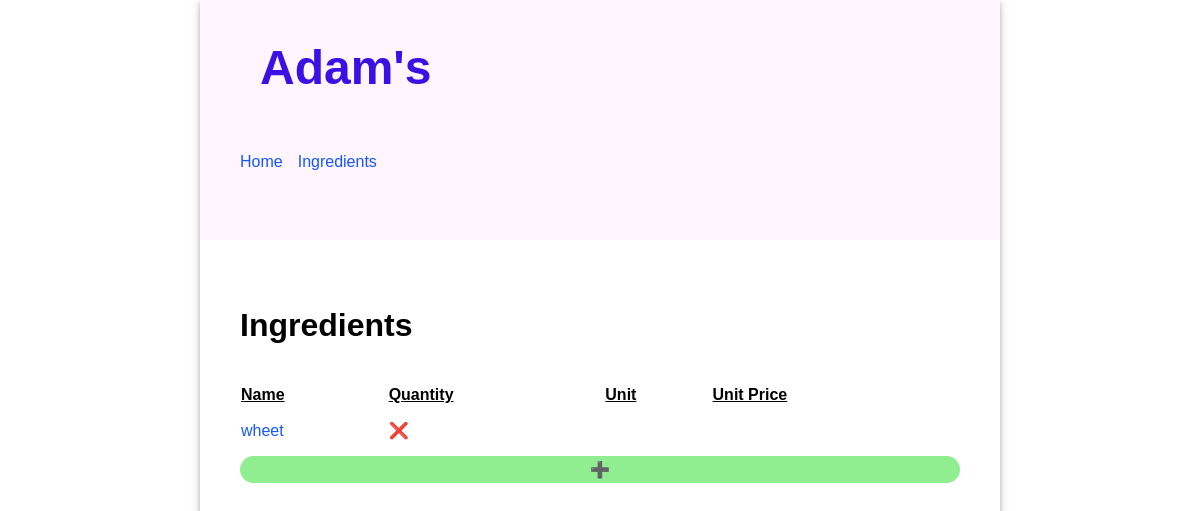
The page /ingredients/ on the database as committed earlier.
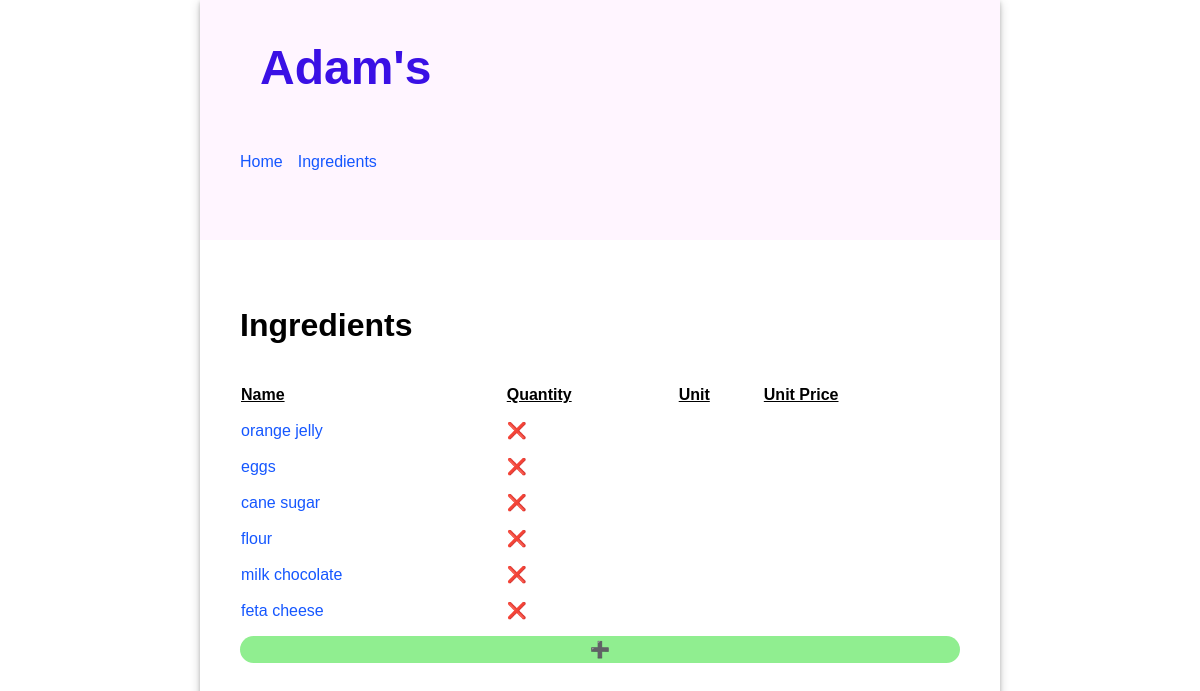
The same page on the database as committed later.
### inventory/models.py (models this page shows)
class Ingredient(models.Model):
    name = models.CharField(max_length=30)
    quantity = models.FloatField()
    unit = models.CharField(max_length=15)
    unit_price = models.FloatField()

### inventory/views.py (the view)
# urls.py: path('ingredients/', views.ListIngredient.as_view(), name='ingredients'),
class ListIngredient(ListView):
    model = Ingredient
    template_name = 'inventory/ingredients.html'

### inventory/templates/inventory/ingredients.html (shortened to what this page needs)
{% extends 'base.html' %}
{% load static %}
{% block content %}
  <div>
    <h2>Ingredients</h2>
    <table class="ingredient-table">
      <thead>
        <tr>
          <th>Name</th>
          <th>Quantity</th>
          <th>Unit</th>
          <th>Unit Price</th>
        </tr>
      </thead>
      <tbody>
      {% for ingredient in object_list %}
        <tr>
          <td>
            <a href="{% url "update_ingredient" ingredient.id %}">{{ ingredient.name }}</a>
          </td>
          <td><a href="{% url "delete_ingredient" ingredient.id %}" style="text-decoration: none; color: inherit;">❌</a></td>
        </tr>
      {% endfor %}
      </tbody>
    </table>
    <a href="{% url "create_ingredient" %}" style="display: inherit; text-align: center; border-radius: 15px; text-decoration: none; color: inherit; padding: 4px; background-color: lightgreen;">➕</a>
  </div>
{% endblock %}

### inventory/templates/base.html (shortened to what this page needs)
{% load static %}
<!DOCTYPE html>
<html>
  <head>
    <link
      rel="stylesheet"
      type="text/css"
      href="{% static 'routes/style.css' %}"
    />
  </head>
  <body>
    <div class="app">
      <header>
        <div class="header-first-row">
          <h1 class="title">Adam's</h1>
        </div>
        <nav class="navbar">
          <a class="nav-item" href="{% url 'home' %}">Home</a>
          <a class="nav-item" href="{% url 'ingredients' %}">Ingredients</a>
        </nav>
      </header>
      <main>{% block content %}{% endblock %}</main>
    </div>
  </body>
</html>

### inventory/static/inventory/style.css (style rules this page uses)
body { font-family: "Oxygen", sans-serif; margin: 0; }
header { background-color: #fff5ff; min-height: 200px; display: flex; align-items: center; flex-direction: column; align-items: flex-start; padding-left: 40px; padding-top: 40px; }
.header-first-row { width: 100%; display: flex; }
.navbar { margin-top: 50px; display: flex; width: 100%; }
.navbar a { text-decoration: none; padding: 8px 0; color: #1557ff; margin-right: 15px; }
.title { font-size: 3em; padding: 0px 50px 0 20px; margin: auto 0; color: #3a10e5; }
main { padding: 40px; }
main h2 { font-size: 2em; }
.app { min-width: 800px; max-width: 60%; margin: 0 auto; box-shadow: 0 2px 4px 0 rgba(0, 0, 0, 0.2), 0 3px 10px 0 rgba(0, 0, 0, 0.19); }
main table { text-align: left; border-collapse: separate; border-spacing: 0 15px; width: 100%; }
main table th { text-align: left; border-collapse: separate; border-spacing: 0 15px; text-decoration: underline; }
a { text-decoration: none; color: #1557ff; }

Rows that differ between the two databases and show on the page:
changed Ingredient: name "wheet" → "orange jelly"
added Ingredient: name "eggs"
added Ingredient: name "cane sugar"
added Ingredient: name "flour"
added Ingredient: name "milk chocolate"
added Ingredient: name "feta cheese"
